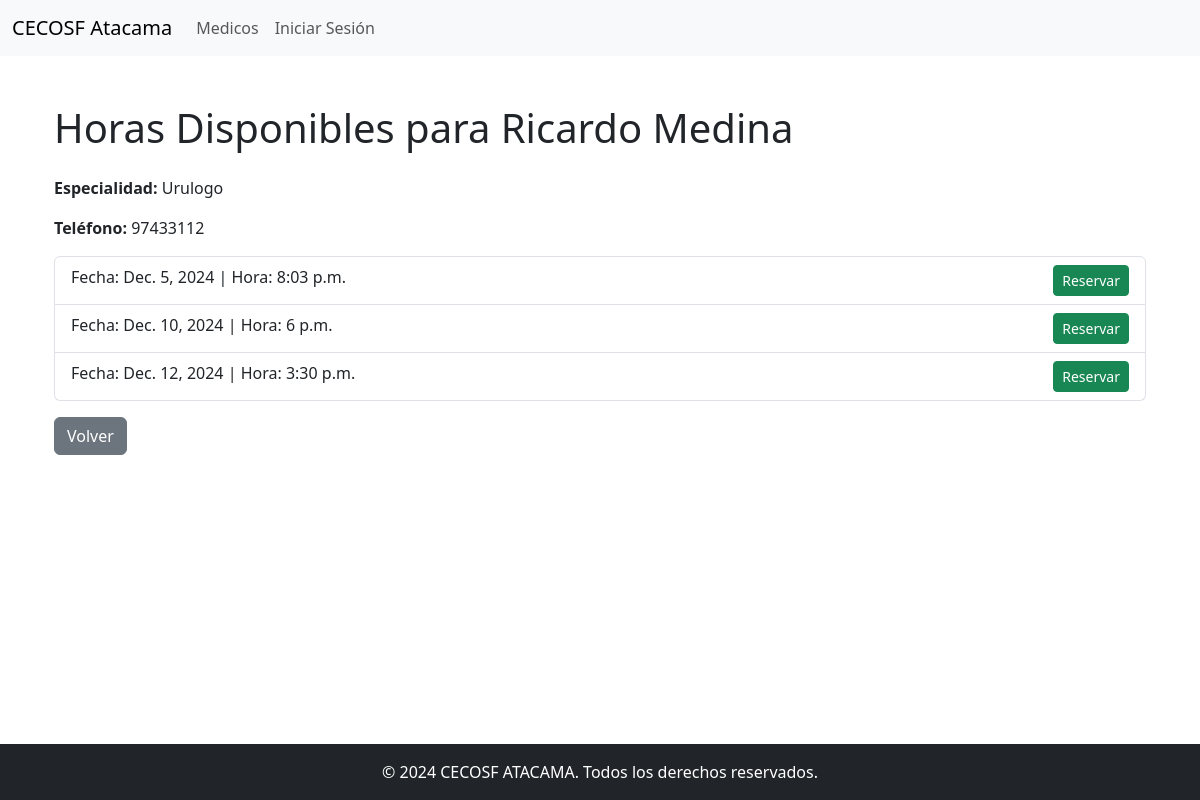
The page /personas/ver_horas_medico/1/ on the database its author committed.
### personas/models.py (models this page shows, shortened)
class Medico(models.Model):
    nombre = models.CharField(max_length=100)
    especialidad = models.CharField(max_length=100)
    telefono = models.CharField(max_length=15)
    foto = models.ImageField(upload_to='medicos_fotos/', null=True, blank=True)
    contraseña = models.CharField(max_length=128, null=True, blank=True)

class Hora(models.Model):
    medico = models.ForeignKey(Medico, on_delete=models.CASCADE, related_name="horas")
    fecha = models.DateField()
    hora = models.TimeField()
    disponible = models.BooleanField(default=True)
    usuario = models.ForeignKey(User, null=True, blank=True, on_delete=models.SET_NULL)

### personas/views.py (the view)
# urls.py: path('ver_horas_medico/<int:medico_id>/', views.ver_horas_medico, name='ver_horas_medico'),
def ver_horas_medico(request, medico_id):
    medico = get_object_or_404(Medico, id=medico_id)
    horas = medico.horas.filter(disponible=True).order_by('fecha', 'hora')
    return render(request, 'personas/ver_horas_medico.html', {'medico': medico, 'horas': horas})

### personas/templates/personas/ver_horas_medico.html (shortened to what this page needs)
{% extends 'personas/base.html' %}
{% load static %}
{% block content %}
<div class="container">
    <h1 class="mb-4">Horas Disponibles para {{ medico.nombre }}</h1>
    <p><strong>Especialidad:</strong> {{ medico.especialidad }}</p>
    <p><strong>Teléfono:</strong> {{ medico.telefono }}</p>
    <ul class="list-group">
        {% for hora in horas %}
        <li class="list-group-item">
            Fecha: {{ hora.fecha }} | Hora: {{ hora.hora }}
            {% if hora.disponible %}
                <a href="{% url 'reservar_hora' hora.id %}" class="btn btn-success btn-sm float-end">Reservar</a>
            {% else %}
                <span class="badge bg-danger float-end">Reservada</span>
            {% endif %}
        </li>
        {% empty %}
        <li class="list-group-item">No hay horas disponibles.</li>
        {% endfor %}
    </ul>
    <a href="{% url 'listamedicos' %}" class="btn btn-secondary mt-3">Volver</a>
</div>
{% endblock %}

### personas/templates/personas/base.html (style rules this page uses)
body { display: flex; flex-direction: column; min-height: 100vh; }

### rows shown on the page
Medico: nombre "Ricardo Medina", especialidad "Urulogo", telefono "97433112"
Hora: fecha "Dec. 5, 2024", hora "8:03 p.m.", disponible "Reservar"
Hora: fecha "Dec. 10, 2024", hora "6 p.m.", disponible "Reservar"
Hora: fecha "Dec. 12, 2024", hora "3:30 p.m.", disponible "Reservar"
